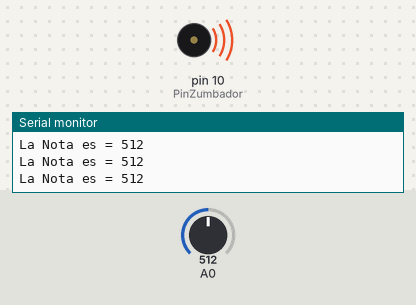
Simulated run of this sketch. Board: Arduino Uno, built with avr-gcc and run on an emulated ATmega328P. Parts: buzzer (waves = sounding), the last lines printed to the serial monitor. The test bench sets the inputs (shaded band); at power-on: A0 = 512.

Above: at 1.2 s.
1.3 s: A0 set to 0
At 2.0 s:
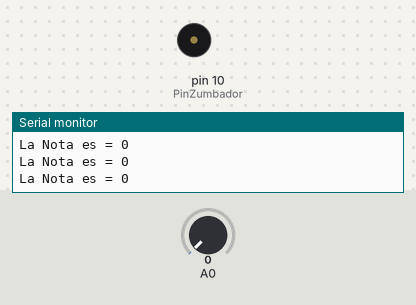
2.8 s: A0 set to 122
At 3.1 s:
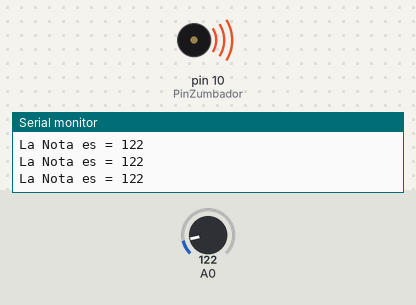
Timing chart, 0 to 5.8 s (numbered marks = the images above; inputs shaded):
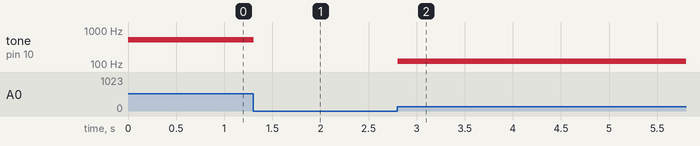

Measured:
- after the input at 1.3 s, tone on pin 10 (PinZumbador): 512 Hz → silent at once
- after the input at 2.8 s, tone on pin 10 (PinZumbador): silent → 122 Hz at once

The sketch:

tema8.ino
```cpp
// Fun Tech Academy 2020

int duracion = 500; // 500 milisegundos
long nota; // Nota generada por la salida del potenciómetro
int PinZumbador = 10;//Pin del Zumbador Activo

void setup()
{
   //Inicializamos la comunicación serial
   Serial.begin(9600);
   //Escribimos por el monitor serie mensaje de inicio
   Serial.println("Valores del potenciometro");
}

void loop()
{
  // Leemos la nota que va a sonar del Potenciómetro
  nota = analogRead(A0);
  tone(PinZumbador, nota, duracion);
  Serial.print("La Nota es = ");
  Serial.println(nota);
}
```
